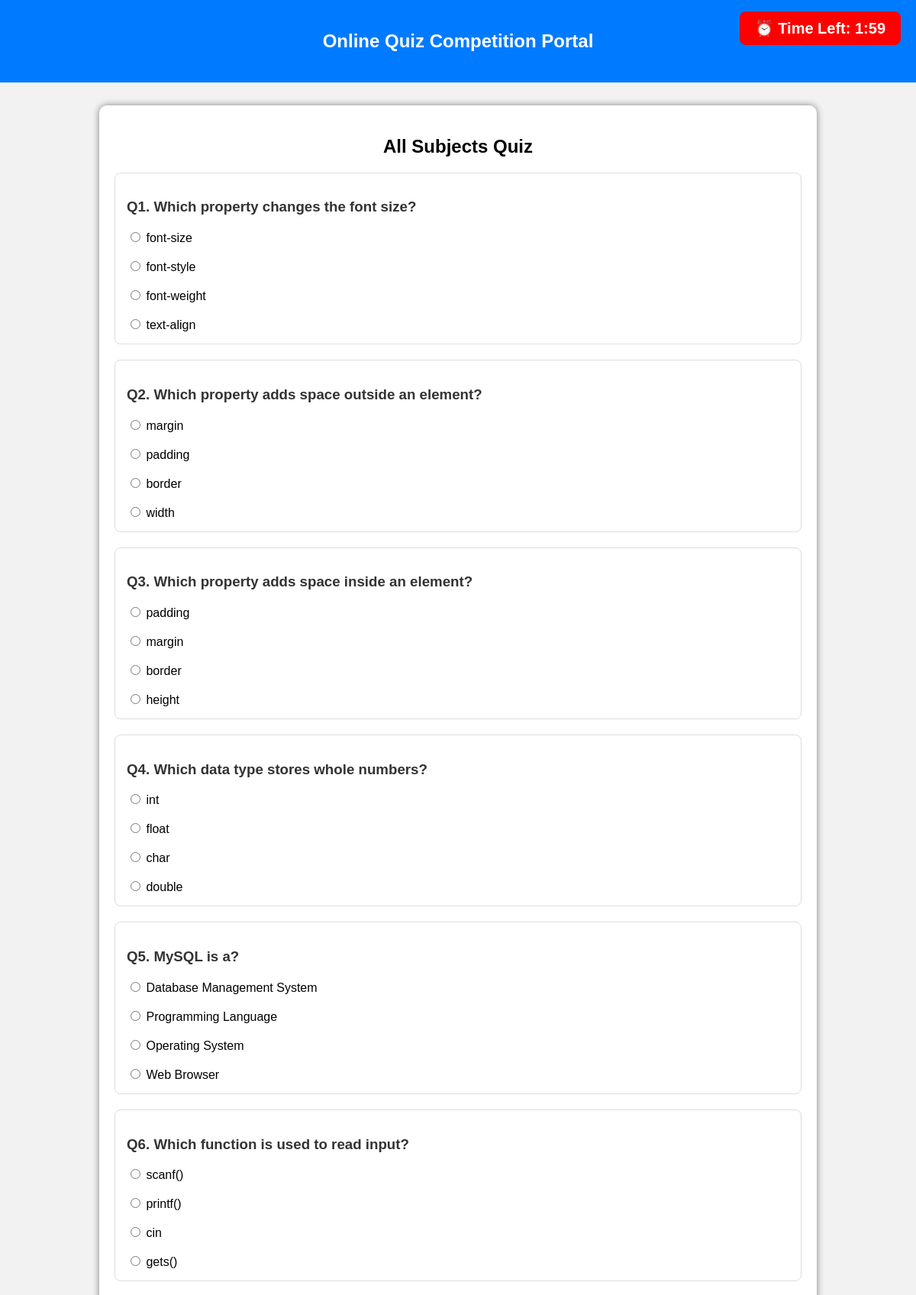
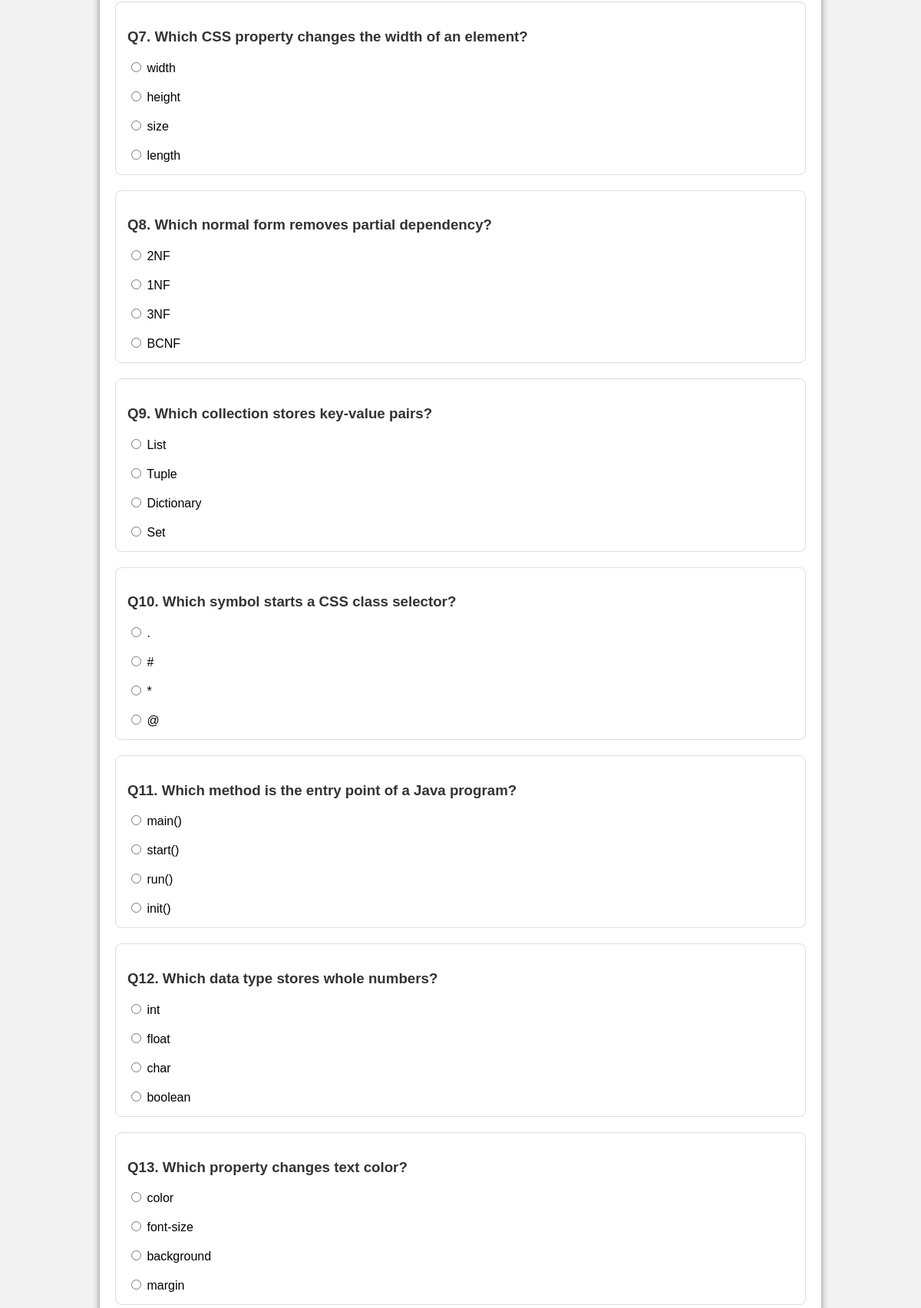
/students/start_quiz.php (signed in, upper part), run on the app's committed database (2 pictures, top to bottom).
### tables this page shows
CREATE TABLE `questions` (
  `question_id` int(11) NOT NULL,
  `quiz_id` int(11) DEFAULT NULL,
  `question` text DEFAULT NULL,
  `option1` varchar(100) DEFAULT NULL,
  `option2` varchar(100) DEFAULT NULL,
  `option3` varchar(100) DEFAULT NULL,
  `option4` varchar(100) DEFAULT NULL,
  `answer` varchar(100) DEFAULT NULL,
  `round` int(11) NOT NULL DEFAULT 1
);

### students/start_quiz.php (the view, shortened to what this page needs)
<?php
include "../db.php";
$sql = "SELECT * FROM questions ORDER BY RAND() LIMIT 20";
$result = mysqli_query($conn, $sql);
?>
<!DOCTYPE html>
<html>
<head>
</head>
<body>
<div class="header">
<h2>Online Quiz Competition Portal</h2>
</div>
<div class="timer">
⏰ Time Left: <span id="timer">10:00</span>
</div>
<div class="container">
<h2 align="center">All Subjects Quiz</h2>
<form id="quizForm" action="results.php" method="post">
<?php
$i = 1;
while($row = mysqli_fetch_assoc($result))
{
?>
<div class="question">
<h3>
Q<?php echo $i; ?>.
<?php echo htmlspecialchars($row['question']); ?>
</h3>
<label>
<input type="radio"
name="q<?php echo $row['question_id']; ?>"
value="<?php echo htmlspecialchars($row['option1']); ?>" required>
<?php echo htmlspecialchars($row['option1']); ?>
</label>
<br><br>
<label>
<input type="radio"
name="q<?php echo $row['question_id']; ?>"
value="<?php echo htmlspecialchars($row['option2']); ?>">
<?php echo htmlspecialchars($row['option2']); ?>
</label>
<br><br>
<label>
<input type="radio"
name="q<?php echo $row['question_id']; ?>"
value="<?php echo htmlspecialchars($row['option3']); ?>">
<?php echo htmlspecialchars($row['option3']); ?>
</label>
<br><br>
<label>
<input type="radio"
name="q<?php echo $row['question_id']; ?>"
value="<?php echo htmlspecialchars($row['option4']); ?>">
<?php echo htmlspecialchars($row['option4']); ?>
</label>
</div>
<?php
$i++;
}
?>
</form>
</div>
</body>
</html>

### students/start_quiz.php (style rules this page uses)
body { font-family:Arial; background:#f2f2f2; margin:0; }
.header { background:#007BFF; color:white; text-align:center; padding:20px; }
.timer { position:fixed; top:15px; right:20px; background:red; color:white; padding:10px 20px; border-radius:8px; font-size:20px; font-weight:bold; }
.container { width:900px; margin:30px auto; background:white; padding:20px; border-radius:10px; box-shadow:0 0 10px gray; }
.question { border:1px solid #ddd; padding:15px; margin-bottom:20px; border-radius:8px; }
.question h3 { color:#333; }

### data on the page
questions: question "Which property changes the font size?", option1 "font-size", option2 "font-style", option3 "font-weight", option4 "text-align"
questions: question "Which property adds space outside an element?", option1 "margin", option2 "padding", option3 "border", option4 "width"
questions: question "Which property adds space inside an element?", option1 "padding", option2 "margin", option3 "border", option4 "height"
questions: question "Which data type stores whole numbers?", option1 "int", option2 "float", option3 "char", option4 "double"
questions: question "MySQL is a?", option1 "Database Management System", option2 "Programming Language", option3 "Operating System", option4 "Web Browser"
questions: question "Which function is used to read input?", option1 "scanf()", option2 "printf()", option3 "cin", option4 "gets()"
questions: question "Which CSS property changes the width of an element?", option1 "width", option2 "height", option3 "size", option4 "length"
questions: question "Which normal form removes partial dependency?", option1 "2NF", option2 "1NF", option3 "3NF", option4 "BCNF"
questions: question "Which collection stores key-value pairs?", option1 "List", option2 "Tuple", option3 "Dictionary", option4 "Set"
questions: question "Which symbol starts a CSS class selector?", option1 ".", option2 "#", option3 "*", option4 "@"
questions: question "Which method is the entry point of a Java program?", option1 "main()", option2 "start()", option3 "run()", option4 "init()"
questions: question "Which data type stores whole numbers?", option1 "int", option2 "float", option3 "char", option4 "boolean"
questions: question "Which property changes text color?", option1 "color", option2 "font-size", option3 "background", option4 "margin"
